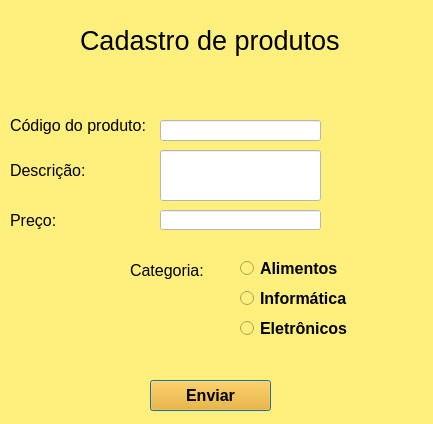
<?xml version="1.0" encoding="UTF-8"?>
<ui version="4.0">
 <class>Dialog</class>
 <widget class="QDialog" name="Dialog">
  <property name="geometry">
   <rect>
    <x>0</x>
    <y>0</y>
    <width>433</width>
    <height>424</height>
   </rect>
  </property>
  <property name="windowTitle">
   <string>Dialog</string>
  </property>
  <property name="styleSheet">
   <string notr="true">background-color: rgb(255, 240, 126);</string>
  </property>
  <widget class="QLabel" name="label">
   <property name="geometry">
    <rect>
     <x>80</x>
     <y>0</y>
     <width>291</width>
     <height>81</height>
    </rect>
   </property>
   <property name="font">
    <font>
     <pointsize>20</pointsize>
    </font>
   </property>
   <property name="text">
    <string>Cadastro de produtos</string>
   </property>
  </widget>
  <widget class="QLabel" name="label_2">
   <property name="geometry">
    <rect>
     <x>10</x>
     <y>110</y>
     <width>141</width>
     <height>31</height>
    </rect>
   </property>
   <property name="font">
    <font>
     <pointsize>12</pointsize>
    </font>
   </property>
   <property name="text">
    <string>Código do produto:</string>
   </property>
  </widget>
  <widget class="QLabel" name="label_3">
   <property name="geometry">
    <rect>
     <x>10</x>
     <y>160</y>
     <width>81</width>
     <height>21</height>
    </rect>
   </property>
   <property name="font">
    <font>
     <pointsize>12</pointsize>
    </font>
   </property>
   <property name="text">
    <string>Descrição:</string>
   </property>
  </widget>
  <widget class="QLabel" name="label_4">
   <property name="geometry">
    <rect>
     <x>10</x>
     <y>210</y>
     <width>51</width>
     <height>21</height>
    </rect>
   </property>
   <property name="font">
    <font>
     <pointsize>12</pointsize>
    </font>
   </property>
   <property name="text">
    <string>Preço:</string>
   </property>
  </widget>
  <widget class="QLineEdit" name="lineEdit">
   <property name="geometry">
    <rect>
     <x>160</x>
     <y>120</y>
     <width>161</width>
     <height>21</height>
    </rect>
   </property>
   <property name="styleSheet">
    <string notr="true">background-color: rgb(255, 255, 255);</string>
   </property>
  </widget>
  <widget class="QLineEdit" name="lineEdit_2">
   <property name="geometry">
    <rect>
     <x>160</x>
     <y>150</y>
     <width>161</width>
     <height>51</height>
    </rect>
   </property>
   <property name="styleSheet">
    <string notr="true">background-color: rgb(255, 255, 255);</string>
   </property>
  </widget>
  <widget class="QLineEdit" name="lineEdit_3">
   <property name="geometry">
    <rect>
     <x>160</x>
     <y>210</y>
     <width>161</width>
     <height>20</height>
    </rect>
   </property>
   <property name="styleSheet">
    <string notr="true">background-color: rgb(255, 255, 255);</string>
   </property>
  </widget>
  <widget class="QRadioButton" name="radioButton">
   <property name="geometry">
    <rect>
     <x>240</x>
     <y>260</y>
     <width>101</width>
     <height>17</height>
    </rect>
   </property>
   <property name="font">
    <font>
     <pointsize>12</pointsize>
     <weight>75</weight>
     <bold>true</bold>
    </font>
   </property>
   <property name="text">
    <string>Alimentos</string>
   </property>
  </widget>
  <widget class="QRadioButton" name="radioButton_2">
   <property name="geometry">
    <rect>
     <x>240</x>
     <y>290</y>
     <width>121</width>
     <height>17</height>
    </rect>
   </property>
   <property name="font">
    <font>
     <pointsize>12</pointsize>
     <weight>75</weight>
     <bold>true</bold>
    </font>
   </property>
   <property name="text">
    <string>Informática</string>
   </property>
  </widget>
  <widget class="QRadioButton" name="radioButton_3">
   <property name="geometry">
    <rect>
     <x>240</x>
     <y>320</y>
     <width>111</width>
     <height>17</height>
    </rect>
   </property>
   <property name="font">
    <font>
     <pointsize>12</pointsize>
     <weight>75</weight>
     <bold>true</bold>
    </font>
   </property>
   <property name="text">
    <string>Eletrônicos</string>
   </property>
  </widget>
  <widget class="QLabel" name="label_5">
   <property name="geometry">
    <rect>
     <x>130</x>
     <y>260</y>
     <width>81</width>
     <height>21</height>
    </rect>
   </property>
   <property name="font">
    <font>
     <pointsize>12</pointsize>
    </font>
   </property>
   <property name="text">
    <string>Categoria:</string>
   </property>
  </widget>
  <widget class="QPushButton" name="pushButton">
   <property name="geometry">
    <rect>
     <x>150</x>
     <y>380</y>
     <width>121</width>
     <height>31</height>
    </rect>
   </property>
   <property name="font">
    <font>
     <pointsize>12</pointsize>
     <weight>75</weight>
     <bold>true</bold>
    </font>
   </property>
   <property name="styleSheet">
    <string notr="true">background-color: rgb(255, 0, 0);
background-color: rgb(255, 170, 0);</string>
   </property>
   <property name="text">
    <string>Enviar</string>
   </property>
  </widget>
 </widget>
 <resources/>
 <connections/>
</ui>
